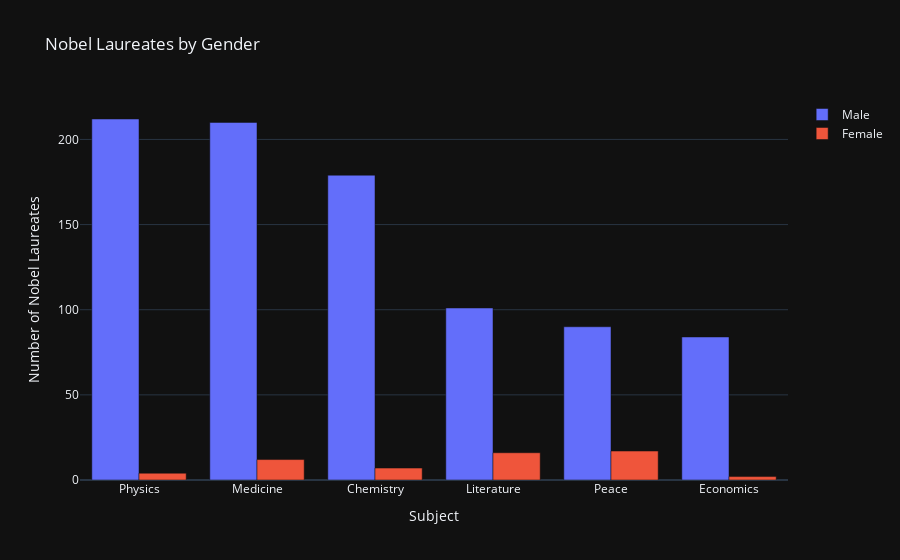

Notebook code cell kept with this figure:
### Code cell
# Name is the bale that appears in the neged.
    ## Best to split them by categories into different datasets into different forms. Same with the pri charts.


import plotly.graph_objects as go
male= dataset[dataset["Sex"]=="Male"]
female= dataset[dataset["Sex"]=="Female"]

fig = go.Figure(data=[
    go.Bar(name="Male", x=male["Category"], y=male["count"]),
    go.Bar(name="Female", x=female["Category"], y=female["count"])
])
# Change the bar mode
fig.update_layout(barmode='group',
                  title="Nobel Laureates by Gender",
                  )

fig.update_xaxes(title_text="Subject")

# Optional: Change Y-axis label too
fig.update_yaxes(title_text="Number of Nobel Laureates")

fig.show()

### Figure 1 — Plotly figure (JSON) as saved in the notebook; plotly's stock layout.template omitted (floating-point values rounded to 4 significant figures)
{"data": [{"name": "Male", "x": ["Physics", "Medicine", "Chemistry", "Literature", "Peace", "Economics"], "y": [212, 210, 179, 101, 90, 84], "type": "bar"}, {"name": "Female", "x": ["Peace", "Literature", "Medicine", "Chemistry", "Physics", "Economics"], "y": [17, 16, 12, 7, 4, 2], "type": "bar"}], "layout": {"barmode": "group", "title": {"text": "Nobel Laureates by Gender"}, "xaxis": {"title": {"text": "Subject"}}, "yaxis": {"title": {"text": "Number of Nobel Laureates"}}}}
